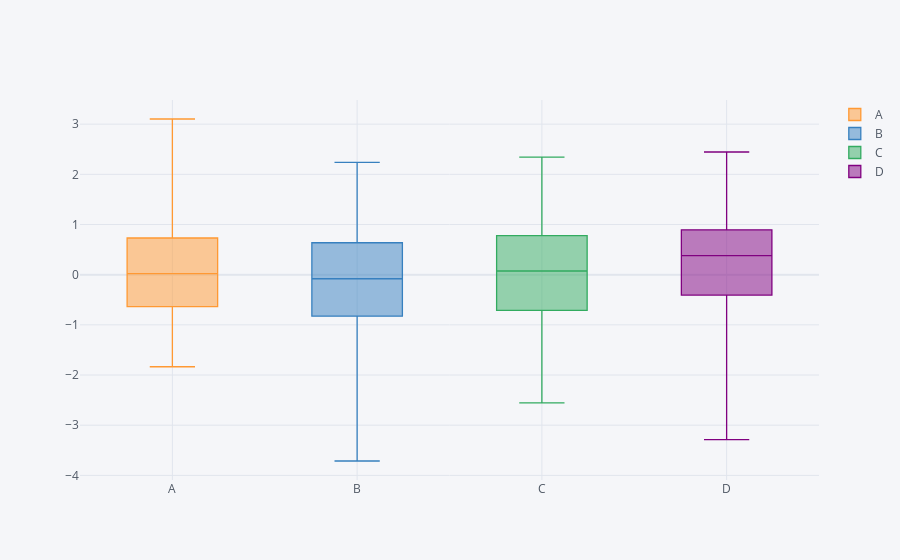

The notebook cell this image was saved under:
### Markdown cell above
### Box Plots

### Code cell
df.iplot(kind='box')
